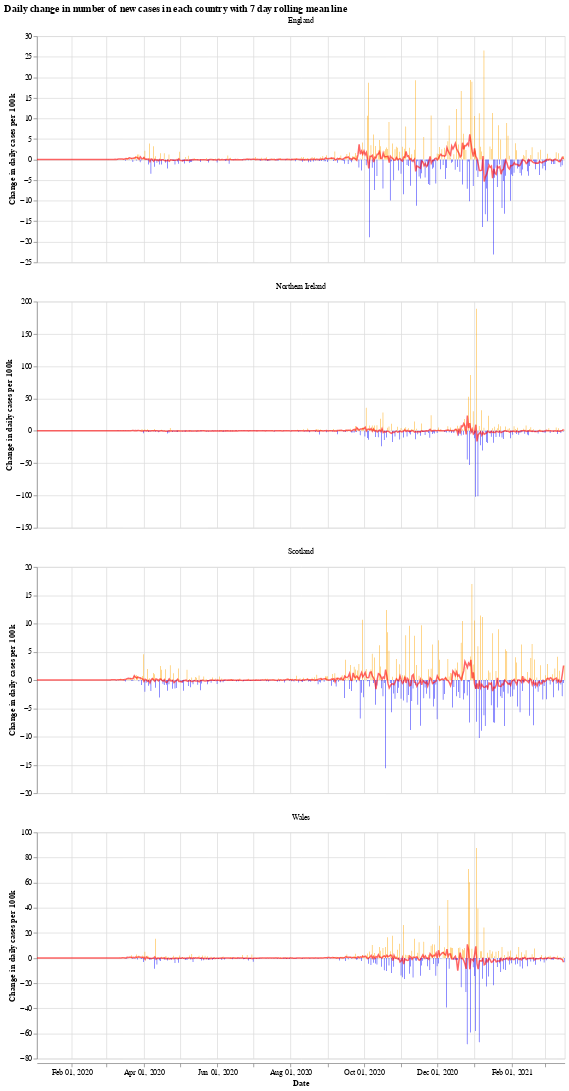

The code cell stored with this chart in its notebook:
### Markdown cell above
We will use the Python library `Altair` for visualising the data, see the [altair docs](https://altair-viz.github.io/) for more information.

First we have a graph which shows the daily change in the number of new cases for each country. This number jumps up and down all over the place, which is likely due to delay in reporting of new cases over the weekend. Another interesting thing is that it looks like the daily cases in Wales experienced a much shorter period of calm over the summer (calm in the sense of daily cases not jumping up and down).

The orange bars are days when the number of new cases (per 100k population) was more than the previous day, while the blue are days when the number of new cases dropped. The red line is the 7 day moving average. 

When the moving average line is below 0, it means that there is a consistent drop in new cases. We can see this clearly happening around the times that lockdowns were introduced (though, to varying degrees). I will update the graphs soon with a marker of when each lockdown started.

### Code cell
# collapse
import altair as alt

bars = alt.Chart(uk_cases).mark_bar().encode(
    x=alt.X("yearmonthdate(date):T", axis=alt.Axis(title='Date')),
    y=alt.Y("casesChangeRate:Q", axis=alt.Axis(title='Change in daily cases per 100k')),
    tooltip='casesChange',
    color=alt.condition(
        alt.datum.casesChangeRate > 0,
        alt.value("orange"),  # The positive color
        alt.value("blue")  # The negative color
    )
).properties(title='Daily change in number of new cases with 7 day rolling mean',width=700).interactive()

line = alt.Chart(uk_cases).mark_line(
    color='red',
    size=2,
    opacity=0.6
).transform_window(
    rolling_mean='mean(casesChangeRate)',
    frame=[0, 7],
    groupby=['areaName']
).encode(
    x='yearmonthdate(date):T',
    y='rolling_mean:Q'
)

alt.layer(bars, line, data=uk_cases).facet(alt.Column(
    'areaName', title=''), columns=1).resolve_scale(y='independent').properties(title='Daily change in number of new cases in each country with 7 day rolling mean line')

### Figure 1 — Vega-Lite specification as saved in the notebook (floating-point values rounded to 4 significant figures; data arrays with more than 128 entries replaced by an {"elided": "..."} marker saying what was removed)
{"config": {"view": {"continuousWidth": 400, "continuousHeight": 300}}, "data": {"name": "data-68edb9311d8c03f48408e6e56d98cc8e"}, "facet": {"type": "nominal", "field": "areaName", "title": ""}, "spec": {"layer": [{"mark": "bar", "encoding": {"color": {"condition": {"value": "orange", "test": "(datum.casesChangeRate > 0)"}, "value": "blue"}, "tooltip": {"type": "quantitative", "field": "casesChange"}, "x": {"type": "temporal", "axis": {"title": "Date"}, "field": "date", "timeUnit": "yearmonthdate"}, "y": {"type": "quantitative", "axis": {"title": "Change in daily cases per 100k"}, "field": "casesChangeRate"}}, "selection": {"selector001": {"type": "interval", "bind": "scales", "encodings": ["x", "y"]}}, "title": "Daily change in number of new cases with 7 day rolling mean", "width": 700}, {"mark": {"type": "line", "color": "red", "opacity": 0.6, "size": 2}, "encoding": {"x": {"type": "temporal", "field": "date", "timeUnit": "yearmonthdate"}, "y": {"type": "quantitative", "field": "rolling_mean"}}, "transform": [{"window": [{"op": "mean", "field": "casesChangeRate", "as": "rolling_mean"}], "frame": [0, 7], "groupby": ["areaName"]}]}]}, "columns": 1, "resolve": {"scale": {"y": "independent"}}, "title": "Daily change in number of new cases in each country with 7 day rolling mean line", "$schema": "https://vega.github.io/schema/vega-lite/v4.8.1.json", "datasets": {"data-68edb9311d8c03f48408e6e56d98cc8e": {"elided": "1756 records"}}}
